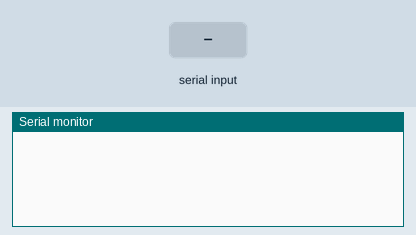
This sketch was run on a simulated Arduino Uno, built with avr-gcc and run on an emulated ATmega328P. Shown: the last lines printed to the serial monitor. The test bench sets the inputs (shaded band).

Above: at 1.2 s.
1.3 s: "90,45\n" received over Serial
At 2.1 s:
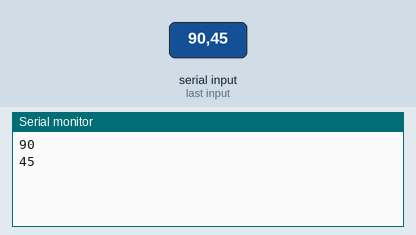
2.8 s: "1\n" received over Serial
At 3.2 s:
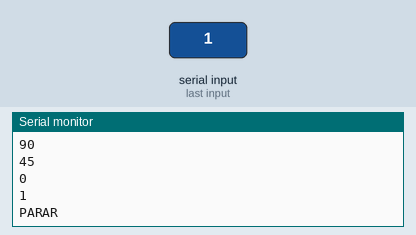
4.3 s: "2\n" received over Serial
At 5.4 s:
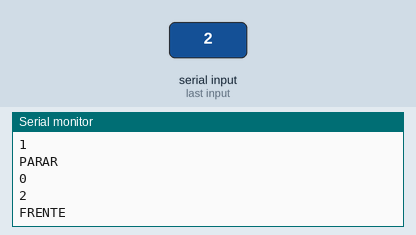
5.8 s: "3\n" received over Serial
At 6.7 s:
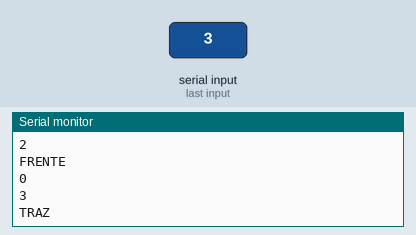
7.3 s: "4\n" received over Serial
At 7.9 s:
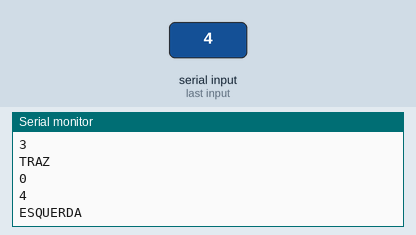
8.8 s: "5\n" received over Serial
At 9.9 s:
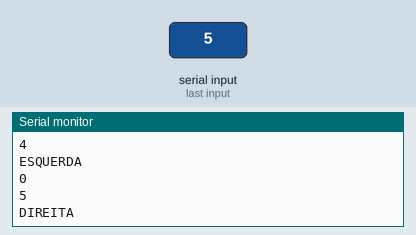
Timing chart, 0 to 11.3 s (numbered marks = the images above; inputs shaded):
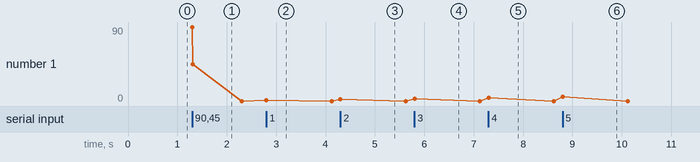

The sketch:

EmissorCarroControl.ino
```cpp
#include <IRremote.h>

IRsend irsend;

//O LED IR deve estar conectado ao pino 3 do Arduino PWM.

int qtdSend = 3;

void setup() {
  Serial.begin(9600);
}

void emitirSinal(int opcao) {

  if (opcao == 1) {

    Serial.println("PARAR");

    for (int i = 0; i < qtdSend; i++) {
      irsend.sendSony(0x1, 32);
      delay(40);
    }

  } else if (opcao == 2) {

    Serial.println("FRENTE");

    for (int i = 0; i < qtdSend; i++) {
      irsend.sendSony(0x2, 32);
      delay(40);
    }

  } else if (opcao == 3) {

    Serial.println("TRAZ");

    for (int i = 0; i < qtdSend; i++) {
      irsend.sendSony(0x3, 32);
      delay(40);
    }

  } else if (opcao == 4) {

    Serial.println("ESQUERDA");

    for (int i = 0; i < qtdSend; i++) {
      irsend.sendSony(0x4, 32);
      delay(40);
    }

  } else if (opcao == 5) {

    Serial.println("DIREITA");

    for (int i = 0; i < qtdSend; i++) {
      irsend.sendSony(0x5, 32);
      delay(40);
    }

  }

}

void loop() {

  int opcao;

  if (Serial.available() > 0) {
    opcao = Serial.parseInt();
    Serial.println(opcao);
    emitirSinal(opcao);
  }

}
```

Measured:
- after the input at 1.3 s, the serial monitor: prints a new line at once (image 1)
- after the input at 2.8 s, the serial monitor: prints a new line at once (image 2)
- after the input at 4.3 s, the serial monitor: prints a new line at once (image 3)
- after the input at 5.8 s, the serial monitor: prints a new line at once (image 4)
- after the input at 7.3 s, the serial monitor: prints a new line at once (image 5)
- after the input at 8.8 s, the serial monitor: prints a new line at once (image 6)
